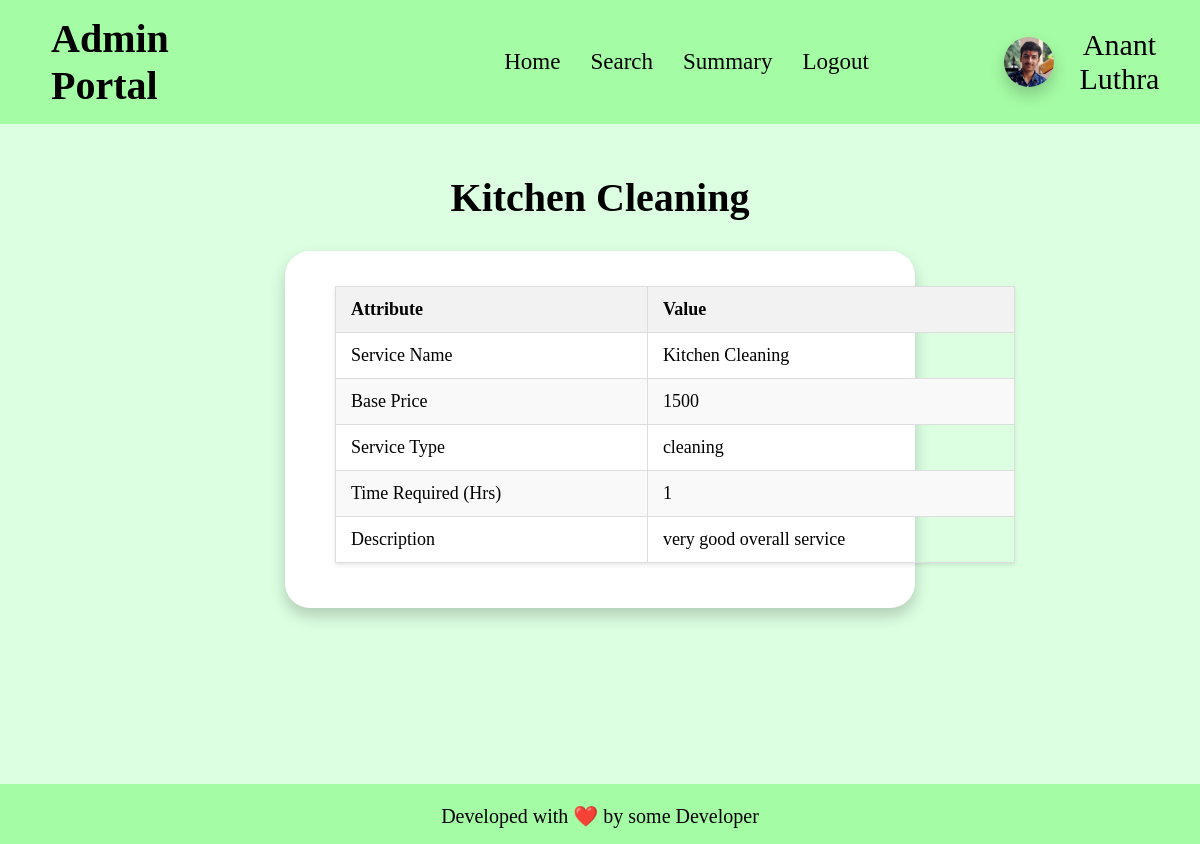
Page /view_service/1 on the committed database.
### app.py (models this page shows)
class service(db.Model):
    __tablename__ = "service"
    id = db.Column(db.Integer, primary_key=True, autoincrement=True)
    name = db.Column(db.String, nullable=False)
    base_price = db.Column(db.Integer, nullable=False)
    time_required = db.Column(db.Integer, nullable=False)
    description = db.Column(db.String, nullable=False)
    status = db.Column(db.Boolean, default = False)
    type = db.Column(db.String, nullable=False)
    professionals = db.relationship('professional', back_populates='service_type')
    service_requests = db.relationship('service_request', backref='service', cascade='all, delete-orphan')

### app.py (the view)
@app.route("/view_service/<int:id>")
def view_service(id):
    if request.method == "GET":
        ser = service.query.filter_by(id = id).first()
        return render_template("view_service.html", service = ser, admin_name = ADMIN_NAME)
    else:
        return "Invalid Request"

### templates/view_service.html (shortened to what this page needs)
<!DOCTYPE html>
<html lang="en">
<head>
    <link rel="stylesheet" href="/static/css/profile-block.css">
    <link rel="stylesheet" href="/static/css/basic.css">
</head>
<body>
    <header>
        <h1>Admin Portal</h1>
        <ul>
            <li><a href="/admin_home">Home</a></li>
            <li><a href="/admin_search">Search</a></li>
            <li><a href="/admin_summary">Summary</a></li>
            <li><a href="/admin_logout">Logout</a></li>
        </ul>
        <div id="user-info">
            <img id="user-pic" src="/static/anant-pic.jpg" alt="Profile Picture">
            <div>{{admin_name}}</div>
        </div>
    </header>
    <main>
        <h1 id="logheading">{{service.name}}</h1>
        <div id="main">
            <table class="styled-table">
                <thead>
                    <tr>
                        <th>Attribute</th>
                        <th>Value</th>
                    </tr>
                </thead>
                <tbody>
                    <tr>
                        <td>Service Name</td>
                        <td>{{service.name}}</td>
                    </tr>
                    <tr>
                        <td>Base Price</td>
                        <td>{{service.base_price}}</td>
                    </tr>
                    <tr>
                        <td>Service Type</td>
                        <td>{{service.type}}</td>
                    </tr>
                    <tr>
                        <td>Time Required (Hrs)</td>
                        <td>{{service.time_required}}</td>
                    </tr>
                    <tr>
                        <td>Description</td>
                        <td>{{service.description}}</td>
                    </tr>
                </tbody>
            </table>
        </div>
    </main>
    <footer>
        <p>
            Developed with ❤️ by some Developer
        </p>
    </footer>
</body>
</html>

### static/css/profile-block.css (style rules this page uses)
#user-info { margin-left: 10vw; width: 19vw; display: flex; flex-direction: row; align-items: center; justify-content: space-evenly; }
#user-info img { min-width: 50px; min-height: 50px; max-width: 55px; max-height: 55px; border-radius: 50px; box-shadow: 0 8px 16px rgba(0, 0, 0, 0.2); }
#user-info div { font-size: 30px; text-align: center; }

### static/css/basic.css (style rules this page uses)
* { padding: 0; margin: 0; }
body { background-color: rgb(220, 255, 226); align-items: center; text-align: left; }
header { align-items: center; display: flex; padding: 15px; background-color: rgb(164, 252, 164); }
ul { display: flex; list-style-type: none; padding: 0; margin: 0; }
ul li { padding-inline: 15px; }
ul li a { font-size: 23px; text-decoration: none; color: black; }

### templates/view_service.html (style rules this page uses)
h1 { margin-right: 21vw; margin-left: 3vw; font-size: 40px; }
#main { margin: auto; text-align: center; align-items: center; justify-content: center; gap: 90px; background-color: rgb(255, 255, 255); width: 50vw; border-radius: 25px; padding-top: 10px; padding-bottom: 20px; padding-left: 30px; box-shadow: 0 8px 16px rgba(0, 0, 0, 0.2); }
#logheading { margin-bottom: 22px; font-size: 40px; margin: auto; margin-top: 50px; margin-bottom: 30px; text-align: center; }
.styled-table { width: 80%; width: 680px; border-collapse: collapse; margin: 25px 0; margin-left: 20px; font-size: 18px; text-align: left; box-shadow: 0 2px 4px rgba(0, 0, 0, 0.1); }
.styled-table th, .styled-table td { padding: 12px 15px; border: 1px solid #ddd; }
.styled-table th { background-color: #f2f2f2; font-weight: bold; }
.styled-table tr:nth-child(even) { background-color: #f9f9f9; }
main { height: 70vh; }
footer { align-items: center; text-align: center; background-color: rgb(164, 252, 164); height: 60px; margin-top: 50px; }
footer p { margin: auto; padding-top: 20px; font-size: 20px; }

### rows in the picture
service: name "Kitchen Cleaning", base_price "1500", type "cleaning", time_required "1", description "very good overall service"

### other values in the picture
{{ admin_name }} "Anant Luthra"
